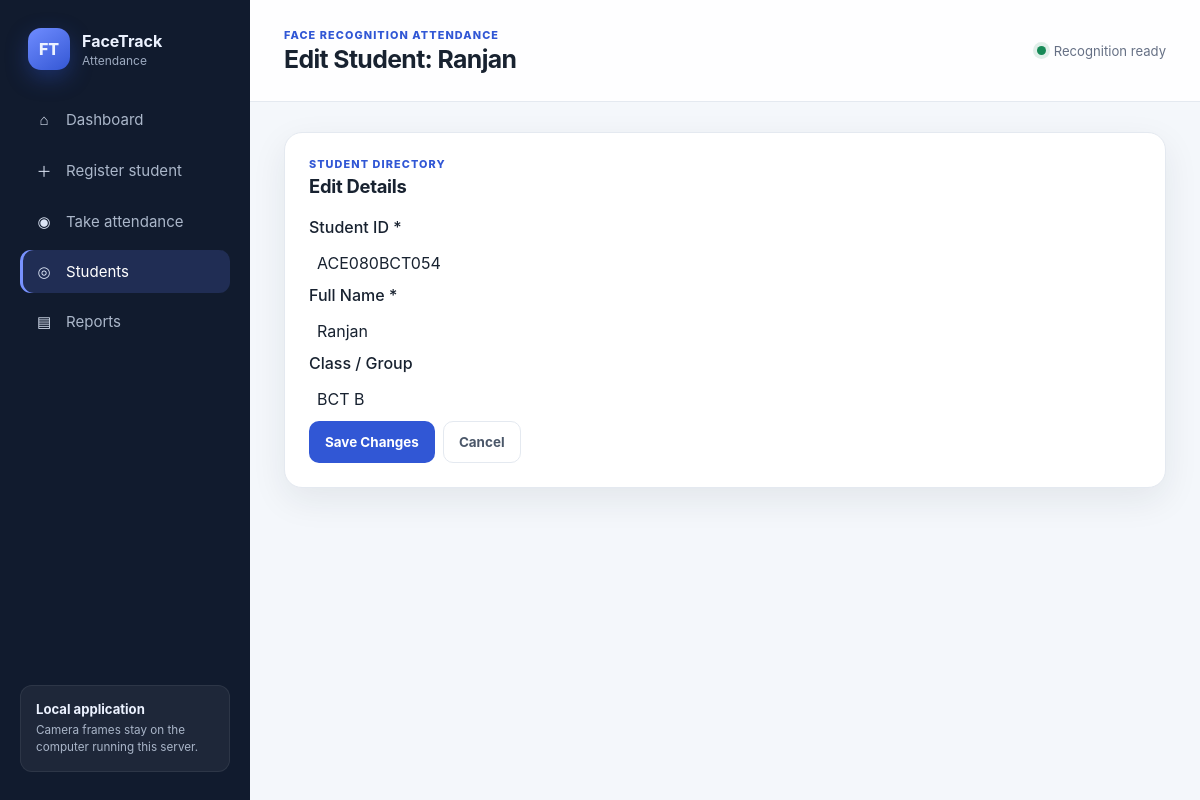
Page /students/ACE080BCT054/edit on the committed database.
### tables this page shows
CREATE TABLE students (
                id INTEGER PRIMARY KEY AUTOINCREMENT,
                student_id TEXT UNIQUE NOT NULL,
                name TEXT NOT NULL,
                class_name TEXT NOT NULL DEFAULT '',
                created_at TEXT NOT NULL DEFAULT CURRENT_TIMESTAMP
            );

### app.py (the view, shortened to what this page needs)
@app.route("/students/<student_id>/edit", methods=["GET", "POST"])
def edit_student_page(student_id: str):
    student = db.get_student(student_id)
    if not student:
        flash(f"Student {student_id} was not found.", "warning")
        return redirect(url_for("students_page"))
    student = db.get_student(student_id)
    return render_template(
        "edit_student.html",
        page="students",
        student=student,
    )

### app.py (called while the page is built)
def _csrf_token() -> str:
    token = session.get("csrf_token")
    if not token:
        token = secrets.token_urlsafe(32)
        session["csrf_token"] = token
    return token

@app.context_processor
def inject_template_globals() -> dict[str, Any]:
    return {
        "csrf_token": _csrf_token(),
        "today_iso": date.today().isoformat(),
        "face_engine_ready": face_recognition is not None,
    }

@app.before_request
def protect_unsafe_requests() -> None:
    if request.method in {"POST", "PUT", "PATCH", "DELETE"}:
        _require_csrf()

### database.py (called while the page is built)
def get_connection() -> sqlite3.Connection:
    conn = sqlite3.connect(DB_PATH)
    conn.execute("PRAGMA foreign_keys = ON")
    conn.execute("PRAGMA busy_timeout = 5000")
    return conn

@contextmanager
def connection():
    conn = get_connection()
    try:
        yield conn
        conn.commit()
    except Exception:
        conn.rollback()
        raise
    finally:
        conn.close()

def get_student(student_id: str) -> tuple[str, str, str] | None:
    with connection() as conn:
        row = conn.execute(
            "SELECT student_id, name, class_name FROM students WHERE student_id = ?",
            (student_id.strip(),),
        ).fetchone()
    return row

### templates/edit_student.html (shortened to what this page needs)
{% extends "base.html" %}
{% block page_heading %}Edit Student: {{ student[1] }}{% endblock %}
{% block content %}
<section class="panel">
  <div class="panel-heading">
    <div>
      <p class="eyebrow">Student directory</p>
      <h2>Edit Details</h2>
    </div>
  </div>
  <form method="post" action="{{ url_for('edit_student_page', student_id=student[0]) }}" class="form-vertical" style="padding: var(--space-4); max-width: 400px;">
    <div class="form-group" style="margin-bottom: var(--space-3);">
      <label for="student_id" style="display: block; font-weight: 500; margin-bottom: 0.25rem;">Student ID <span class="required">*</span></label>
      <input type="text" id="student_id" name="student_id" value="{{ student[0] }}" required class="input-field" style="width: 100%; padding: 0.5rem; border: 1px solid var(--border-color); border-radius: 4px;">
    </div>
    <div class="form-group" style="margin-bottom: var(--space-3);">
      <label for="name" style="display: block; font-weight: 500; margin-bottom: 0.25rem;">Full Name <span class="required">*</span></label>
      <input type="text" id="name" name="name" value="{{ student[1] }}" required class="input-field" style="width: 100%; padding: 0.5rem; border: 1px solid var(--border-color); border-radius: 4px;">
    </div>
    <div class="form-group" style="margin-bottom: var(--space-4);">
      <label for="class_name" style="display: block; font-weight: 500; margin-bottom: 0.25rem;">Class / Group</label>
      <input type="text" id="class_name" name="class_name" value="{{ student[2] }}" class="input-field" style="width: 100%; padding: 0.5rem; border: 1px solid var(--border-color); border-radius: 4px;">
    </div>
    <div class="toolbar" style="display: flex; gap: 0.5rem;">
      <button type="submit" class="button primary">Save Changes</button>
      <a href="{{ url_for('students_page') }}" class="button ghost">Cancel</a>
    </div>
  </form>
</section>
{% endblock %}

### static/css/app.css (style rules this page uses)
:root { --bg: #f4f7fb; --panel: #ffffff; --panel-soft: #f8fafc; --text: #182230; --muted: #667085; --line: #e4e9f0; --primary: #3157d5; --primary-dark: #2444af; --primary-soft: #eef2ff; --success: #178a57; --success-soft: #eaf8f1; --warning: #a25c00; --warning-soft: #fff5df; --danger: #c13434; --danger-soft: #fff0f0; --shadow: 0 12px 35px rgba(22, 34, 51, 0.08); --radius: 18px; }
* { box-sizing: border-box; }
html { font-family: Inter, ui-sans-serif, system-ui, -apple-system, BlinkMacSystemFont, "Segoe UI", sans-serif; color: var(--text); background: var(--bg); }
body { margin: 0; min-height: 100vh; }
a { color: inherit; text-decoration: none; }
button, input, select { font: inherit; }
button, .button { cursor: pointer; }
.eyebrow { margin: 0; text-transform: uppercase; letter-spacing: .1em; font-size: .68rem; font-weight: 800; color: var(--primary); }
.panel { background: var(--panel); border: 1px solid var(--line); border-radius: var(--radius); box-shadow: var(--shadow); padding: 24px; min-width: 0; }
.panel-heading { display: flex; align-items: center; justify-content: space-between; gap: 16px; margin-bottom: 20px; }
.panel-heading h2 { margin: 4px 0 0; font-size: 1.15rem; letter-spacing: -.015em; }
input, select { width: 100%; min-height: 44px; padding: 10px 12px; border: 1px solid #d6dde7; border-radius: 10px; color: var(--text); background: white; outline: none; transition: .16s ease; }
.button { min-height: 42px; padding: 10px 15px; border: 1px solid transparent; border-radius: 10px; display: inline-flex; align-items: center; justify-content: center; gap: 7px; font-weight: 750; font-size: .84rem; transition: .16s ease; }
.button.primary { color: white; background: var(--primary); }
.button.ghost { color: #4b5769; background: white; border-color: var(--line); }
.toolbar, .inline-form { display: flex; gap: 10px; align-items: center; }

### rows in the picture
students: name "Ranjan", student_id "ACE080BCT054", class_name "BCT B"
